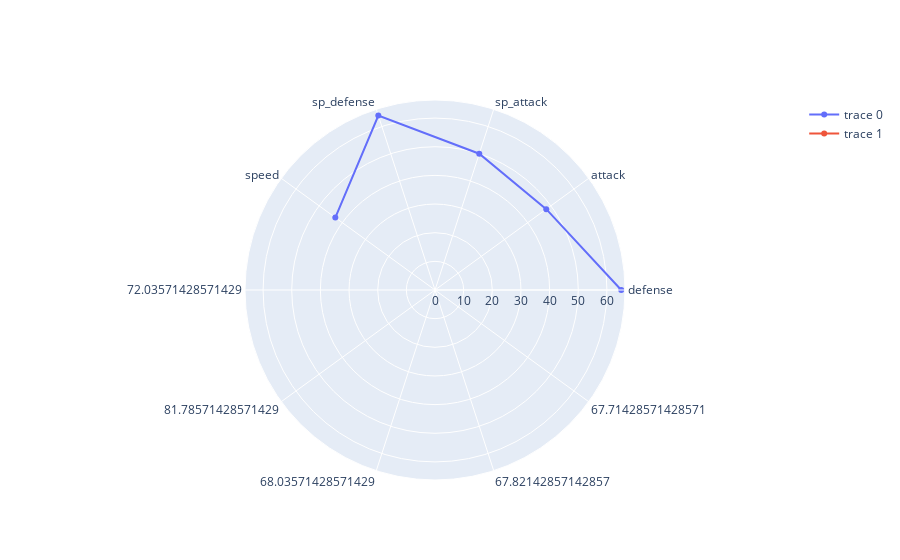

The cell this chart's notebook holds for it:
### Code cell
import plotly.graph_objects as go
cols_set = ['name', 'defense', 'attack', 'sp_attack', 'sp_defense', 'speed']
pk = df[df.name == 'Squirtle'][cols_set]
type = list(df[df.name == 'Squirtle']['type1'])[0]
pk = pk.melt(id_vars='name', var_name='stats', value_name='value_stats')

over_all = df[df.type1 == type][cols_set]
over_all = over_all.melt(id_vars='name', var_name='stats', value_name='value_stats').groupby('stats').mean().reset_index()
over_all['value_stats'] = over_all.value_stats.astype(int)

#fig = px.line_polar(pk, r='value_stats', theta='stats', line_close=True)
fig = go.Figure()

fig.add_trace(go.Scatterpolar(
    r=pk.value_stats,
    theta=pk.stats
))
fig.add_trace(go.Scatterpolar(
    r=over_all.stats,
    theta=over_all.value_stats,
))

# fig.update_layout(
# polar=dict(
#     radialaxis=dict(
#     visible=True,
#     range=[0, 5]
#     )),
# showlegend=False
# )

### Figure 1 — Plotly figure (JSON) as saved in the notebook; plotly's stock layout.template omitted (floating-point values rounded to 4 significant figures)
{"data": [{"r": [65, 48, 50, 64, 43], "theta": ["defense", "attack", "sp_attack", "sp_defense", "speed"], "type": "scatterpolar"}, {"r": ["attack", "defense", "sp_attack", "sp_defense", "speed"], "theta": [72.04, 81.79, 68.04, 67.82, 67.71], "type": "scatterpolar"}], "layout": {}}
